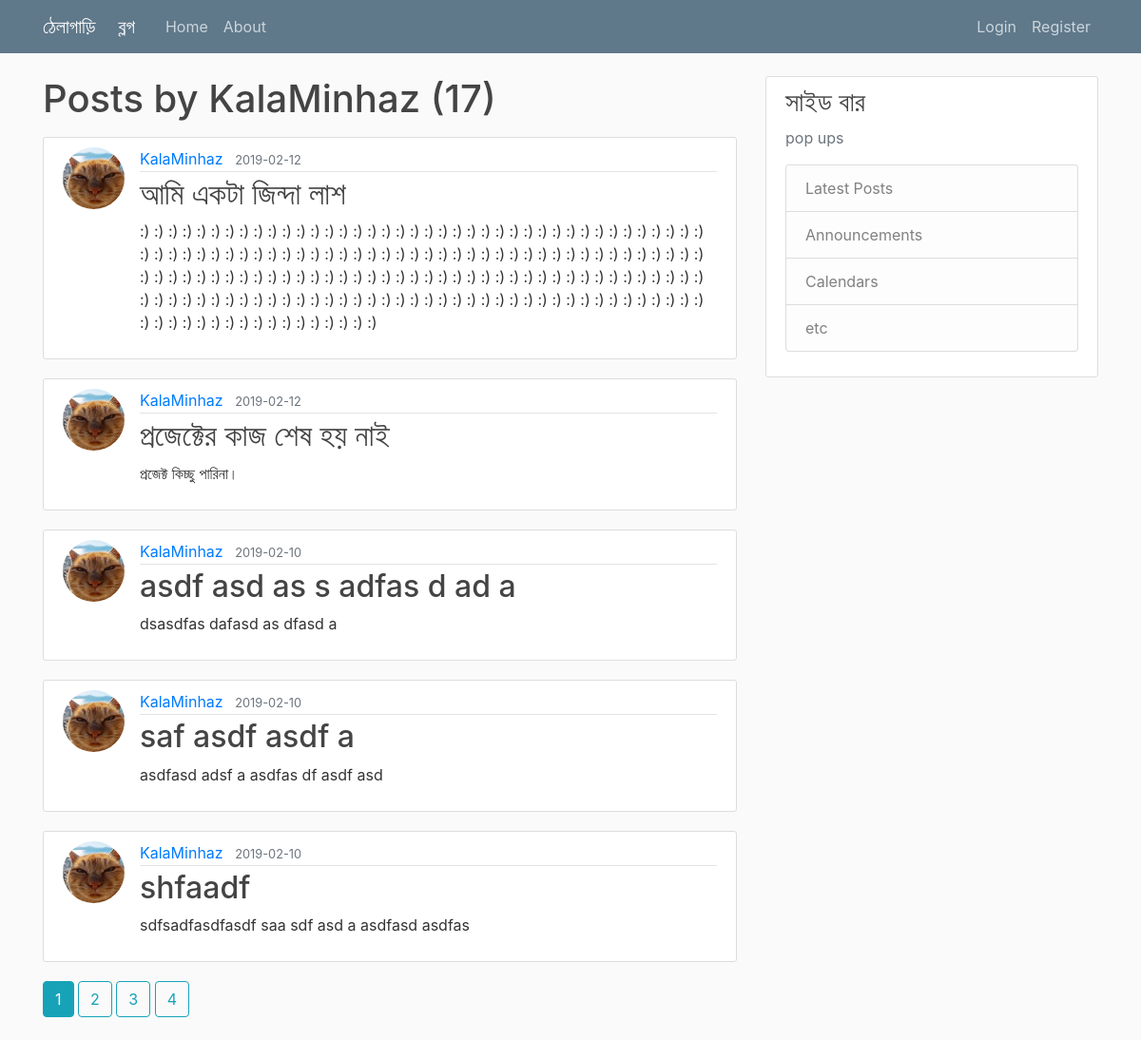
The app's page /user/KalaMinhaz with its own data.
### blog/models.py (models this page shows, shortened)
class User(db.Model, UserMixin):
    id = db.Column(db.Integer, primary_key=True)
    username = db.Column(db.String(20), unique=True, nullable=False)
    email = db.Column(db.String(120), unique=True, nullable=False)
    image_file = db.Column(db.String(20), nullable=False, default='default.jpg')
    password = db.Column(db.String(60), nullable=False)
    posts = db.relationship('Post', backref='author', lazy=True)

class Post(db.Model):
    id = db.Column(db.Integer, primary_key=True)
    title = db.Column(db.String(100), nullable=False)
    date_posted = db.Column(db.DateTime, nullable=False, default=datetime.utcnow)
    content = db.Column(db.Text, nullable=False)
    user_id = db.Column(db.Integer, db.ForeignKey('user.id'), nullable=False)

### blog/routes.py (the view)
@app.route("/user/<string:username>")
def user_post(username):
    page = request.args.get('page', 1, type=int)
    user = User.query.filter_by(username=username).first_or_404()
    posts = Post.query.filter_by(author=user).order_by(Post.date_posted.desc()).paginate(page=page, per_page=5)
    return render_template('user_posts.html', posts=posts, user=user)

### blog/templates/user_posts.html
{% extends "layout.html" %}
{% block content %}
    <h1 class="mb-3">Posts by {{ user.username }} ({{ posts.total }})</h1>
    {% for post in posts.items %}
        <article class="media content-section">
        <img class="rounded-circle article-img" src="{{ url_for('static', filename = 'profile_pics/' + post.author.image_file) }}">
          <div class="media-body">
            <div class="article-metadata">
              <a class="mr-2" href="{{ url_for('user_post', username=post.author.username) }}">{{ post.author.username }}</a>
              <small class="text-muted">{{ post.date_posted.strftime('%Y-%m-%d') }}</small>
            </div>
            <h2><a class="article-title" href="{{ url_for('post', post_id =post.id) }}">{{ post.title }}</a></h2>
            <p class="article-content">{{ post.content }}</p>
          </div>
        </article>
    {% endfor %}
    {% for page_num in posts.iter_pages(left_edge=1, right_edge=2, left_current=1, right_current=2) %}
        {% if page_num  %}
            {% if posts.page==page_num %}
                <a class="btn btn-info mb-4" href="{{ url_for('user_post', username=user.username, page=page_num) }}"> {{ page_num }}</a>
            {% else %}
                <a class="btn btn-outline-info mb-4" href="{{ url_for('user_post',username=user.username, page=page_num) }}"> {{ page_num }}</a>
            {% endif %}
        {% else %}
            ...
        {% endif %}
    {% endfor %}
{% endblock content %}

### blog/static/main.css (style rules this page uses)
body { background: #fafafa; color: #333333; margin-top: 5rem; }
h1, h2, h3, h4, h5, h6 { color: #444444; }
.content-section { background: #ffffff; padding: 10px 20px; border: 1px solid #dddddd; border-radius: 3px; margin-bottom: 20px; }
.article-title { color: #444444; }
.article-content { white-space: pre-line; }
.article-img { height: 65px; width: 65px; margin-right: 16px; }
.article-metadata { padding-bottom: 1px; margin-bottom: 4px; border-bottom: 1px solid #e3e3e3 }

### records on screen
User: username "KalaMinhaz"
Post: image_file (picture), author.username "KalaMinhaz", date_posted "2019-02-12", title "আমি একটা জিন্দা লাশ", content ":) :) :) :) :) :) :) :) :) :) :) :) :) :) :) :) :) :) :) :) :) :) :) :) :) :) :) :) :) :) :) :) :) :) :) :) :) :) :) :) :) :) :) :) :) :) :) :) :) :) :) :) :) :) :) :) :) :) :) :) :) :) :) :) :) :) :) :) :) :) :) :) :) :) :) :) :) :) :) :) :) :) :) :) :) :) :) :) :) :) :) :) :) :) :) :) :) :) :) :) :) :) :) :) :) :) :) :) :) :) :) :) :) :) :) :) :) :) :) :) :) :) :) :) :) :) :) :) :) :) :) :) :) :) :) :) :) :) :) :) :) :) :) :) :) :) :) :) :) :) :) :) :) :) :) :) :) :) :) :) :) :) :) :) :) :) :) :) :) :) :) :) :) :) :) :) :)"
Post: image_file (picture), author.username "KalaMinhaz", date_posted "2019-02-12", title "প্রজেক্টের কাজ শেষ হয় নাই", content "প্রজেক্ট কিচ্ছু পারিনা।"
Post: image_file (picture), author.username "KalaMinhaz", date_posted "2019-02-10", title "asdf asd as s adfas d ad a", content "dsasdfas dafasd as dfasd a"
Post: image_file (picture), author.username "KalaMinhaz", date_posted "2019-02-10", title "saf asdf asdf a", content "asdfasd adsf a asdfas df asdf asd"
Post: image_file (picture), author.username "KalaMinhaz", date_posted "2019-02-10", title "shfaadf", content "sdfsadfasdfasdf saa sdf asd a asdfasd asdfas"

### other values on screen
{{ posts.total }} "17"
{{ page_num }} "1"
{{ page_num }} "2" "3" "4"
